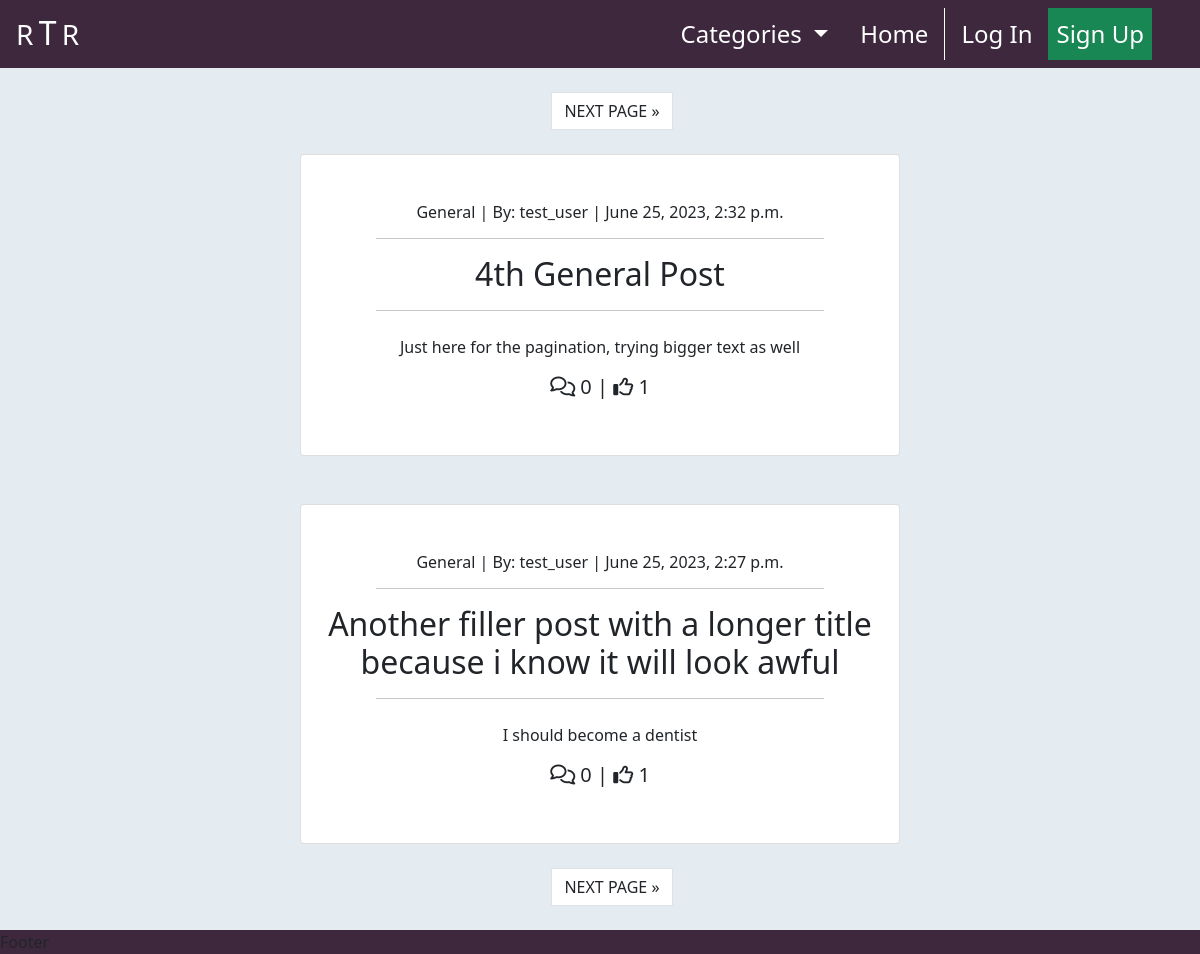
/, run on an earlier commit of the app's database.
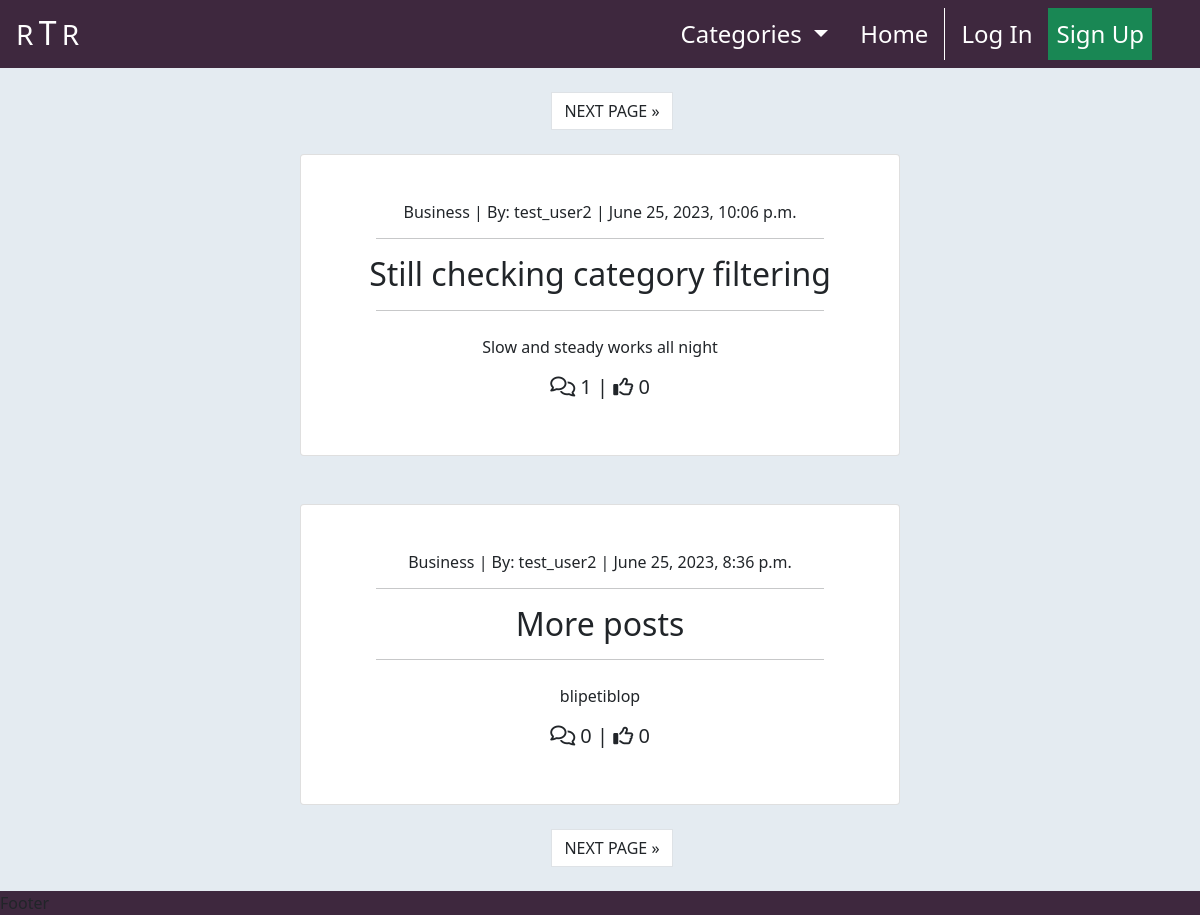
And on a later commit of the database.
### newssite/models.py (models this page shows, shortened)
class Post(models.Model):
    title = models.CharField(max_length=200, unique=True)
    slug = models.SlugField(max_length=200, unique=True, blank=True)
    author = models.ForeignKey(
        User,
        on_delete=models.CASCADE,
        related_name='posts'
    )
    updated_on_date = models.DateTimeField(auto_now=True)
    excerpt = models.TextField(max_length=300, blank=True)
    content = models.TextField()
    category = models.ForeignKey(
        Category,
        max_length=30,
        null=True,
        blank=True,
        on_delete=models.SET_NULL
    )
    featured_image = CloudinaryField('image', default='placeholder')
    created_on = models.DateTimeField(auto_now_add=True)
    status = models.IntegerField(choices=STATUS, default=1)
    likes = models.ManyToManyField(User, related_name='likes', blank=True)
    class Meta:
        ordering = ['-created_on']

class Category(models.Model):
    class Meta:
        verbose_name_plural = 'Categories'
    name = models.CharField(max_length=254)
    programatic = models.CharField(max_length=254, null=True, blank=True)
    def __str__(self):
        return self.name

### newssite/views.py (the view)
# urls.py: path('', views.PostList.as_view(), name="index"),
class PostList(ListView):
    model = Post
    ordering = ['-created_on']
    template_name = "newssite/index.html"
    paginate_by = 2
    def get_queryset(self):
        category = self.request.GET.get('category')
        if category is not None:
            return Post.objects.filter(
                    category=category
                   ).order_by('-created_on')
        else:
            return Post.objects.all().order_by('-created_on')
    def get_context_data(self, **kwargs):
        context = super().get_context_data(**kwargs)
        context["category"] = self.request.GET.get('category', None)
        return context

### newssite/context_processors.py (called while the page is built)
def categories(request):
    return {
        'categories': Category.objects.all()
    }

### newssite/templates/newssite/index.html (shortened to what this page needs)
{% extends "base.html" %}
{% load static %}
{% block content %}
    <div class="container-fluid p-0">
        {% if is_paginated %}
            <nav aria-label="Upper page navigation">
                <ul class="pagination justify-content-center mt-4">
                    {% if page_obj.has_next %}
                        <li>
                            <a href="?page={{ page_obj.next_page_number }}{% if category != None %}&category={{ category }}{% endif %}"
                               class="page-link text-dark ms-4">
                                NEXT PAGE &raquo;
                            </a>
                        </li>
                    {% endif %}
                </ul>
            </nav>
        {% endif %}
        <div class="row g-0">
            <div class="col-md-8 col-lg-6 offset-md-2 offset-lg-3 text-center">
                {% for post in post_list %}
                    <div class="card card-border {% if is_paginated and forloop.first %}
                                                    mt-2
                                                 {% else %}
                                                    mt-5
                                                {% endif %}
                                                ">
                        <a href="{% url 'post_detail' post.slug %}"
                            class="post-detail-link d-block my-5 text-dark text-decoration-none">
                            <h6>{{ post.category.name }} | By: {{ post.author | safe }}
                                <span class="post-date"> | {{ post.created_on }}</span>
                            </h6>
                            <hr class="w-75" style="margin-left: 12.5%;">
                            <h2 class="card-title">
                                {{ post.title }}
                            </h2>
                            <hr class="w-75" style="margin-left: 12.5%;">
                            {% if post.excerpt %}
                                <p class="mt-4 mx-2">{{ post.excerpt }}</p>
                            {% endif %}
                            <h5>
                                <span><i class="fa-regular fa-comments"></i> {{ post.comments.count }}</span> |
                                <span><i class="fa-regular fa-thumbs-up"></i> {{ post.likes.count }}</span>
                            </h5>
                        </a>
                    </div>
                {% endfor %}
                {% if is_paginated %}
                    <nav aria-label="Upper page navigation">
                        <ul class="pagination justify-content-center mt-4 mb-4">
                            {% if page_obj.has_next %}
                                <li>
                                    <a href="?page={{ page_obj.next_page_number }}{% if category != None %}&category={{ category }}{% endif %}"
                                       class="page-link text-dark ms-4">
                                        NEXT PAGE &raquo;
                                    </a>
                                </li>
                            {% endif %}
                        </ul>
                    </nav>
                {% endif %}
            </div>
        </div>
    </div>
{% endblock %}

What changed in the data, as far as the page shows it:
no longer on this page (row unchanged): Post: category.name "General", author "test_user", created_on "June 25, 2023, 2:32 p.m.", title "4th General Post", excerpt "Just here for the pagination, trying bigger text as well", comments.count "0", likes.count "1"
no longer on this page (row unchanged): Post: category.name "General", author "test_user", created_on "June 25, 2023, 2:27 p.m.", title "Another filler post with a longer title because i know it will look awful", excerpt "I should become a dentist", comments.count "0", likes.count "1"
added Post: category.name "Business", author "test_user2", created_on "June 25, 2023, 10:06 p.m.", title "Still checking category filtering", excerpt "Slow and steady works all night", comments.count "1", likes.count "0"
added Post: category.name "Business", author "test_user2", created_on "June 25, 2023, 8:36 p.m.", title "More posts", excerpt "blipetiblop", comments.count "0", likes.count "0"
